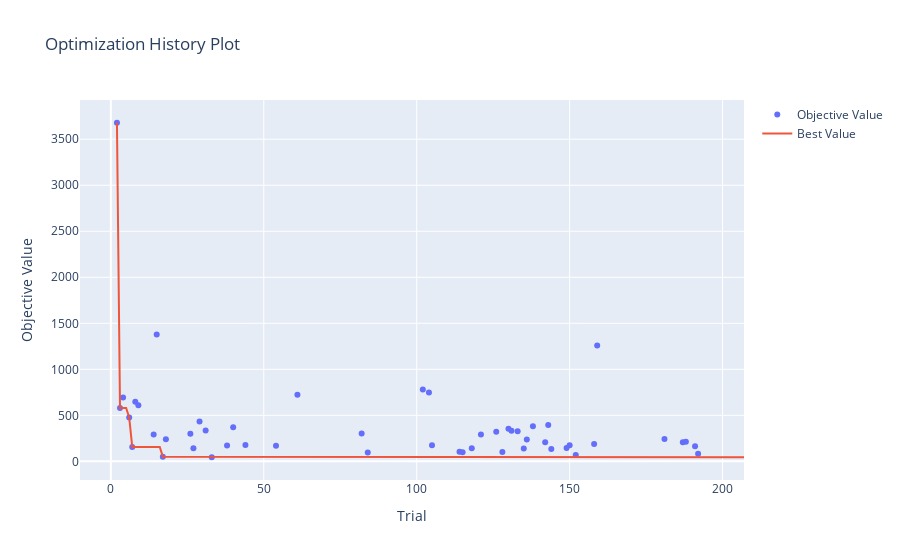

The code cell stored with this chart in its notebook:
### Code cell
optuna.visualization.plot_optimization_history(inliers)

### Figure 1 — Plotly figure (JSON) as saved in the notebook; plotly's stock layout.template omitted (floating-point values rounded to 4 significant figures; data arrays with more than 128 entries replaced by an {"elided": "..."} marker saying what was removed)
{"data": [{"mode": "markers", "name": "Objective Value", "type": "scatter", "x": [2, 3, 4, 6, 7, 8, 9, 14, 15, 17, 18, 26, 27, 29, 31, 33, 38, 40, 44, 54, 61, 82, 84, 102, 104, 105, 114, 115, 118, 121, 126, 128, 130, 131, 133, 135, 136, 138, 142, 143, 144, 149, 150, 152, 158, 159, 181, 187, 188, 191, 192], "y": [3679.0, 579.1, 694.7, 477.0, 157.0, 647.3, 609.2, 291.3, 1380.0, 50.89, 240.9, 299.0, 143.7, 433.6, 334.0, 44.63, 172.0, 369.4, 178.8, 169.5, 722.8, 302.3, 94.95, 782.1, 747.9, 175.9, 104.9, 97.95, 141.1, 291.6, 322.3, 101.4, 355.2, 332.6, 325.9, 140.7, 237.2, 382.4, 208.0, 394.5, 133.9, 146.0, 174.3, 69.0, 187.8, 1258.0, 242.3, 208.8, 213.1, 164.9, 81.37]}, {"mode": "lines", "name": "Best Value", "type": "scatter", "x": {"elided": "208 int values"}, "y": {"elided": "208 float values"}}, {"marker": {"color": "#cccccc"}, "mode": "markers", "name": "Infeasible Trial", "showlegend": false, "type": "scatter", "x": [], "y": []}], "layout": {"title": {"text": "Optimization History Plot"}, "xaxis": {"title": {"text": "Trial"}}, "yaxis": {"title": {"text": "Objective Value"}}}}
